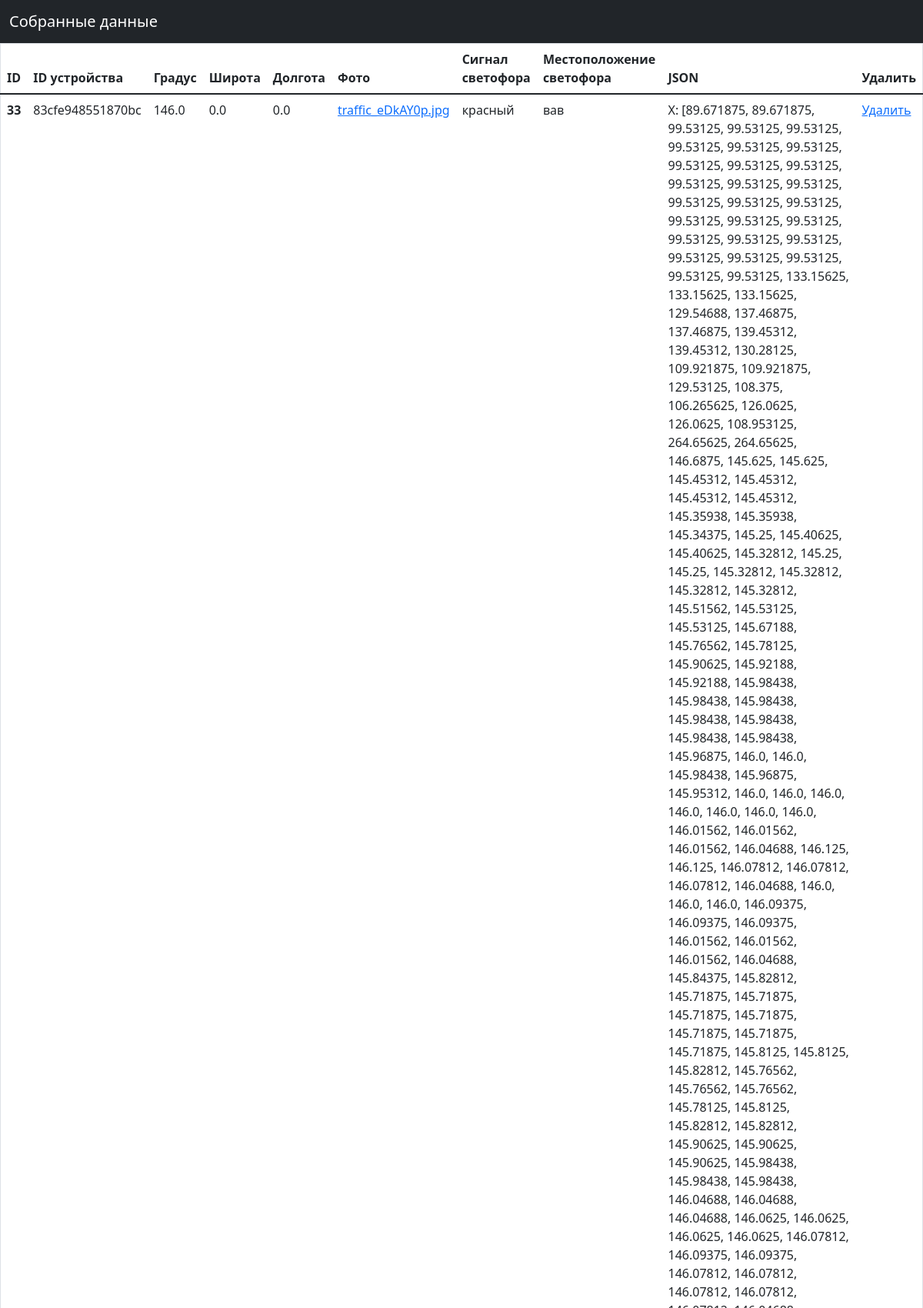
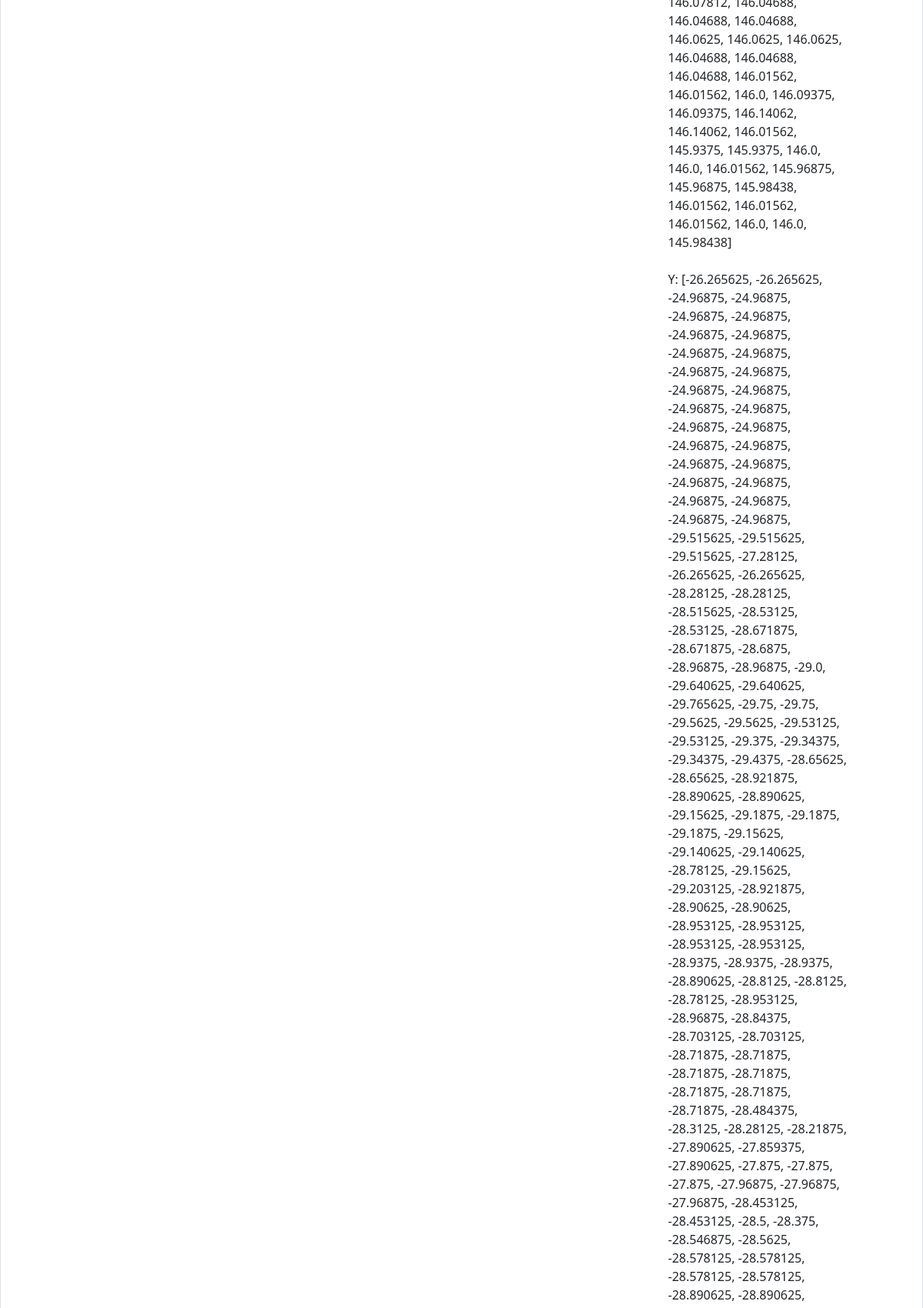
The page / (upper part) on the database its author committed (2 pictures, top to bottom).
### api/models.py (models this page shows, shortened)
class InfoTrafficLight(models.Model):
    id_device = models.CharField(max_length=100, verbose_name="Айди устройства", default='0')
    gradus = models.FloatField(max_length=100,verbose_name="Градусы")
    latitude = models.FloatField(max_length=100,verbose_name="Долгота")
    longtitude = models.FloatField(max_length=100,verbose_name="Широта")
    photo = models.FileField(upload_to='', blank=True)
    json = models.JSONField(null=True)
    signal = models.CharField(max_length=100, verbose_name="Сигнал светофора",null=True)
    location = models.ForeignKey(TraficLightName,verbose_name="shelfafter", on_delete=models.CASCADE, null=True)
    class Meta:
        verbose_name = "Светофор"
        verbose_name_plural = "Список светофоров"

class TraficLightName(models.Model):
    name_trafficlight = models.CharField(max_length=100, verbose_name="Название перекрестка", default='0')

### Server/views.py (the view)
# urls.py: path('', show_phones,name='admin'),
def show_phones(request):
    InfoTrafficLight1 = InfoTrafficLight.objects.order_by('id')
    template = loader.get_template('admin.html')
    context = {
        'InfoTrafficLight_list': InfoTrafficLight1,
    }
    return HttpResponse(template.render(context, request))

### templates/admin.html (shortened to what this page needs)
<!DOCTYPE html>
<html lang="en"><head><meta http-equiv="Content-Type" content="text/html; charset=UTF-8">
  <link href="https://cdn.jsdelivr.net/npm/bootstrap@5.1.3/dist/css/bootstrap.min.css" rel="stylesheet">
  </head>
  <body>
    <nav class="navbar navbar-dark bg-dark">
      <div class="container-fluid">
        <a class="navbar-brand" href="#">Собранные данные</a>
      </div>
    </nav>
    <table class="table">
      <thead>
        <tr>
          <th scope="col">ID</th>
          <th scope="col">ID устройства</th>
          <th scope="col">Градус</th>
          <th scope="col">Широта</th>
          <th scope="col">Долгота</th>
          <th scope="col">Фото</th>
          <th scope="col">Сигнал светофора</th>
          <th scope="col">Местоположение светофора</th>
          <th scope="col">JSON</th>
          <th scope="col">Удалить</th>
        </tr>
      </thead>
      <tbody>
        {% for obj in InfoTrafficLight_list %}
        <tr>
          <th>{{ obj.id }}</th>
          <td>{{obj.id_device}}</td>
          <td>{{obj.gradus}}</td>
          <td>{{obj.latitude}}</td>
          <td>{{obj.longtitude}}</td>
          <td><a href="{% url 'download_file' obj.id %}">{{obj.photo}}</a></td>
          <td>{{obj.signal}}</td>
          <td>{{obj.location.name_trafficlight}}</td>
          <td>X: {{obj.json.x}}<br><br>
            Y: {{obj.json.y}}<br><br>
          </td>
          <td>
          <a href="{% url 'delete_data' obj.id%}">Удалить</a>
          </td>
        </tr>
        {% endfor %}
      </tbody>
    </table>
</body>
</html>

### templates/admin.html (style rules this page uses)
table { border: 1px solid #000; padding: 5px }

### rows shown on the page
InfoTrafficLight: id "33", id_device "83cfe948551870bc", gradus "146.0", latitude "0.0", longtitude "0.0", photo "traffic_eDkAY0p.jpg", signal "красный", location.name_trafficlight "вав", json.x "[89.671875, 89.671875, 99.53125, 99.53125, 99.53125, 99.53125, 99.53125, 99.53125, 99.53125, 99.53125, 99.53125, 99.53125, 99.53125, 99.53125, 99.53125, 99.53125, 99.53125, 99.53125, 99.53125, 99.53125, 99.53125, 99.53125, 99.53125, 99.53125, 99.53125, 99.53125, 99.53125, 99.53125, 133.15625, 133.15625, 133.15625, 129.54688, 137.46875, 137.46875, 139.45312, 139.45312, 130.28125, 109.921875, 109.921875, 129.53125, 108.375, 106.265625, 126.0625, 126.0625, 108.953125, 264.65625, 264.65625, 146.6875, 145.625, 145.625, 145.45312, 145.45312, 145.45312, 145.45312, 145.35938, 145.35938, 145.34375, 145.25, 145.40625, 145.40625, 145.32812, 145.25, 145.25, 145.32812, 145.32812, 145.32812, 145.32812,…"
